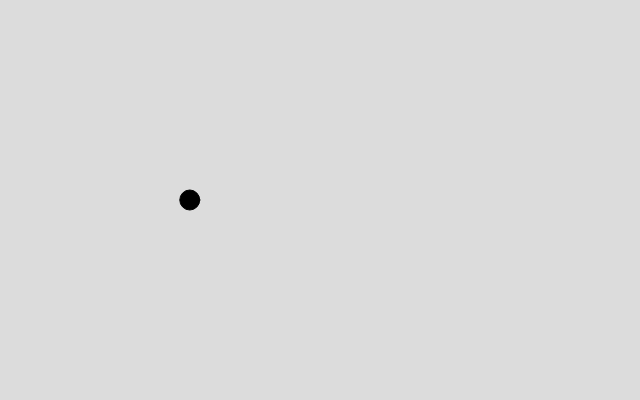
Frame 1 (no input)
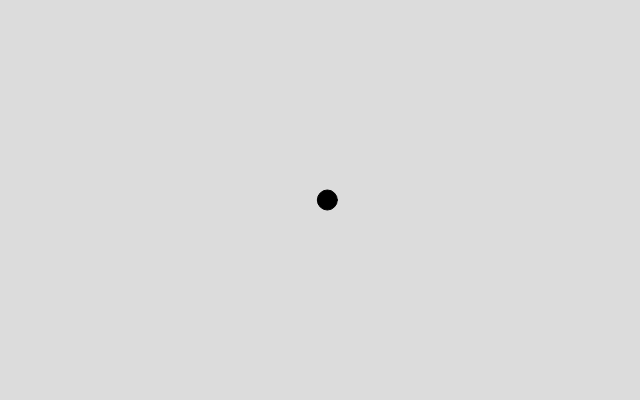
Frame 60 (no input)
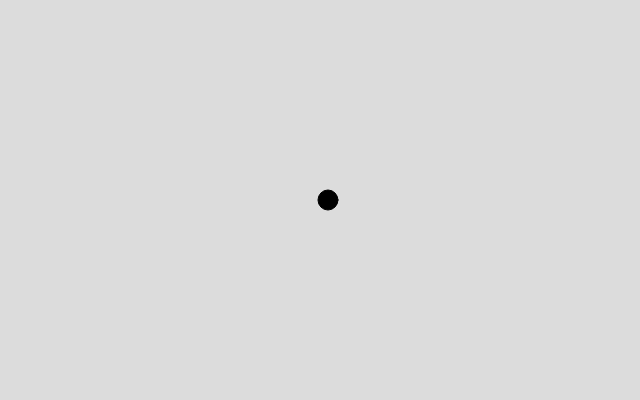
Frame 120 (the mouse pressed at the canvas centre since frame 60)

The p5.js sketch that drew these frames (run headless with seeded random() and noise() and a simulated clock; from frame 60 on, the mouse is pressed at the canvas centre):

// p5.js sketch
// ── sketch.js
/* 
  Author Michael Houmann
  Created 19. March 2025

  Just as we can visualize the random() function with a circle on canvas, we can do the same with the noise() function.

  But the noise() function are a bit different than the random() function. The random function can work with up to 2 arguments. If we give it 0 arguments, it will return a number between 0 and 0.99, but if we feed it with arguments the first will be the lowest number it will return, and the second will be the highest.

  The noise function are different. If you give it a number, it will return the same number over and over again. It need a "changing" argument, we can see as time, it will return a softer more organic movement in return.
*/
  // A variable for the "time" element
  let xOff = 3;

function setup() {
  createCanvas(640, 400);
}

function draw() {
  background(220);
  stroke(0);
  fill(0);

  // We calculate the value using the noise function and our "time" value xOff
  // The noise function always return a value between 0 and 1, so we have to map it to the full width of the canvas
  const x = map(noise(xOff), 0, 1, 0, width);

  circle(x, height / 2, 20);

  // And remember to increase the "time"
  xOff += 0.01;
}
